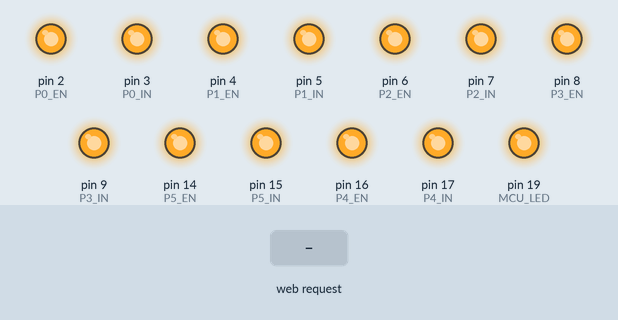
The sketch below on a simulated Arduino Uno, built with avr-gcc and run on an emulated ATmega328P. Parts: output pins drawn as LEDs (lit = HIGH). The test bench sets the inputs (shaded band). WiFi joins after 1.5 s; servers stay silent unless stated; pins used as bus, display or sensor lines are not drawn.

Above: at 1.2 s.
1.3 s: HTTP request GET /?b00 received
At 1.7 s:
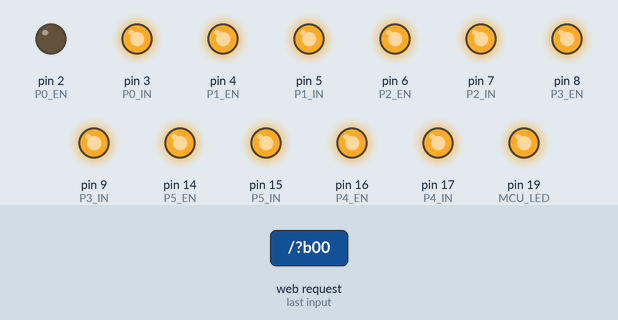
2.8 s: HTTP request GET /?b01 received
At 4.0 s:
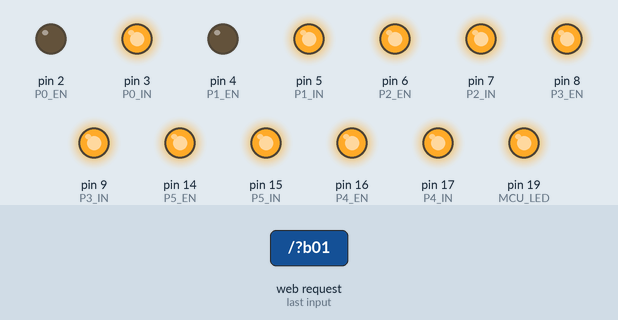
4.3 s: HTTP request GET /?d00 received
At 5.1 s:
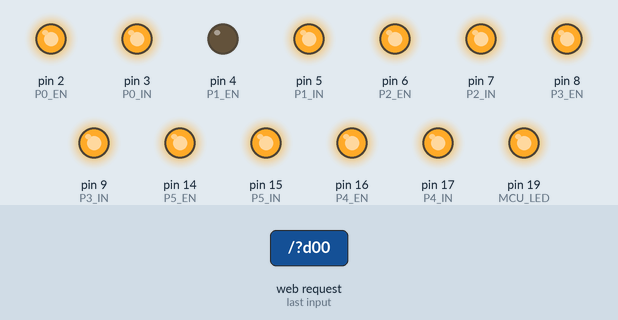
5.8 s: HTTP request GET /?b10 received
At 6.3 s:
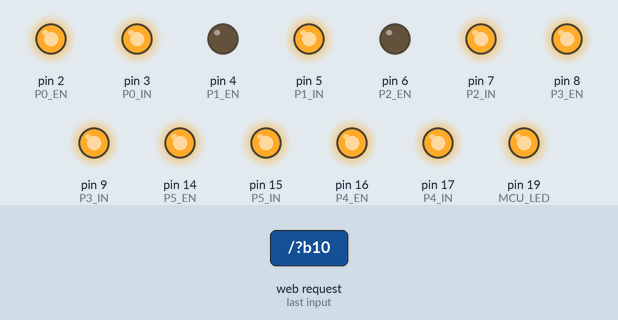
7.3 s: HTTP request GET /?d01 received
At 8.5 s:
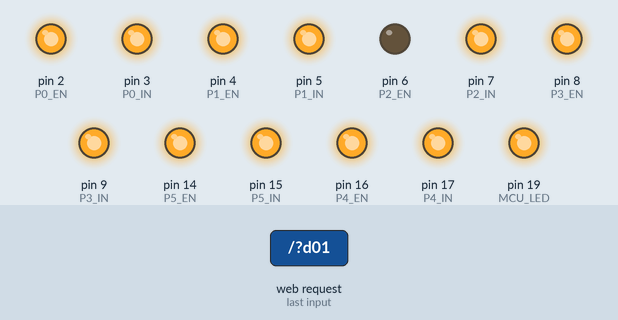
8.8 s: HTTP request GET /?b11 received
At 9.7 s:
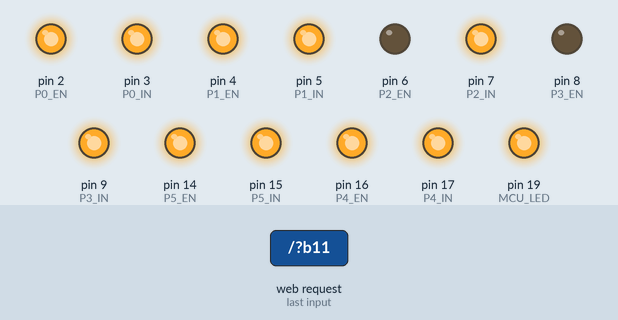
Timing chart, 0 to 11.3 s (numbered marks = the images above; inputs shaded):
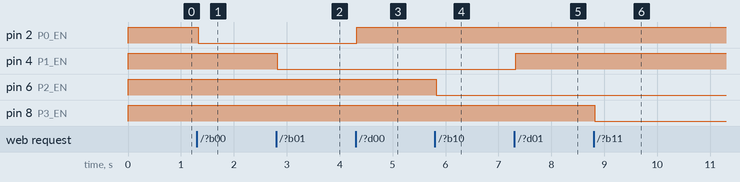

The sketch:

spi_mux_demo_board_arduino.ino
```cpp
#include <SPI.h>
#include <Ethernet.h>
#include <avr/wdt.h>

#define P0_EN   2
#define P0_IN   3
#define P1_EN   4
#define P1_IN   5
#define P2_EN   6
#define P2_IN   7
#define P3_EN   8
#define P3_IN   9
#define P4_EN   16
#define P4_IN   17
#define P5_EN   14
#define P5_IN   15
#define FLA_RST 18
#define MCU_LED 19

#define MUX_DISC  0
#define MUX_BOARD 1
#define MUX_PROG  2

#define CHIP_MODEL_0 "MT25QL512"
#define CHIP_MODEL_1 "MX25L512"
#define CHIP_MODEL_2 "MX66L1G"

byte mac[] = {
  0xDE, 0xAD, 0xBE, 0xEF, 0xFE, 0xED
};
IPAddress ip(172, 16, 4, 6);
String readString;
int muxStatus[3][2] = {{MUX_DISC, MUX_DISC}, {MUX_DISC, MUX_DISC}, {MUX_DISC, MUX_DISC}};
EthernetServer server(80);

// void setMux()
// {
//     for (int i = 0; i < 3; i++)
//     {

//         for (int j = 0; j < 2; j++)
//         {
//         }
//     }
// }

void setup() {
  wdt_enable(WDTO_8S);

  pinMode(P0_EN, OUTPUT);
  pinMode(P0_IN, OUTPUT);
  pinMode(P1_EN, OUTPUT);
  pinMode(P1_IN, OUTPUT);
  pinMode(P2_EN, OUTPUT);
  pinMode(P2_IN, OUTPUT);
  pinMode(P3_EN, OUTPUT);
  pinMode(P3_IN, OUTPUT);
  pinMode(P4_EN, OUTPUT);
  pinMode(P4_IN, OUTPUT);
  pinMode(P5_EN, OUTPUT);
  pinMode(P5_IN, OUTPUT);
  pinMode(FLA_RST, OUTPUT);
  pinMode(MCU_LED, OUTPUT);

  digitalWrite(P0_EN, HIGH);
  digitalWrite(P0_IN, HIGH);
  digitalWrite(P1_EN, HIGH);
  digitalWrite(P1_IN, HIGH);
  digitalWrite(P2_EN, HIGH);
  digitalWrite(P2_IN, HIGH);
  digitalWrite(P3_EN, HIGH);
  digitalWrite(P3_IN, HIGH);
  digitalWrite(P4_EN, HIGH);
  digitalWrite(P4_IN, HIGH);
  digitalWrite(P5_EN, HIGH);
  digitalWrite(P5_IN, HIGH);
  digitalWrite(FLA_RST, HIGH);
  digitalWrite(MCU_LED, HIGH);

  Ethernet.begin(mac, ip);
  if (Ethernet.hardwareStatus() == EthernetNoHardware) {
    while (true) {
      delay(1);
    }
  }
  if (Ethernet.linkStatus() == LinkOFF) {
  }
  server.begin();
}

void loop() {
  EthernetClient client = server.available();
  if (client) {

    boolean currentLineIsBlank = true;
    while (client.connected()) {
      if (client.available()) {

          char c = client.read();
          if (readString.length() < 100){
              readString = readString + c;// Store characters to string
          }
          if (c == '\n' && currentLineIsBlank) {

          client.println("HTTP/1.1 200 OK");
          client.println("Content-Type: text/html");
          client.println("Connection: close");
          client.println("Refresh: 2");
          client.println();
          client.println("<!DOCTYPE HTML>");
          client.println("<html>");
          client.println("<head>");
          client.println("<meta charset='utf-8'>");
          client.println("<title>Demo</title>");
          client.println("</head>");
          client.println("<body>");
          client.println("<h3>SPI Multiplexer Board</h3>");
          client.println("<p>A Quad SPI NOR Flash Switcher</p>");
          client.println("<p>Supports up to Six QSPI Flashes</p><br>");
          client.println("<table border='5'>");
          client.println("<caption>Flash Array</caption>");
          for (int i = 0; i < 3; i++){
            client.println("<tr>");
            for (int j = 0; j < 2; j++){
              client.println("<td>");
              // <p>MT25QL512 #A</p>
              client.print("<p>");
              switch(i) {
                case 0:
                  client.print(CHIP_MODEL_0);
                  client.print(" #");
                  break;
                case 1:
                  client.print(CHIP_MODEL_1);
                  client.print(" #");
                  break;
                case 2:
                  client.print(CHIP_MODEL_2);
                  client.print(" #");
                  break;
              }
              switch(j) {
                case 0:
                  client.println("A</p>");
                  break;
                case 1:
                  client.println("B</p>");
                  break;
              }
              // <p>Status:  <font color="Grey">Disconnect</font></p>
              client.print("<p>Status:  <font color=");
              switch(muxStatus[i][j]) {
                case MUX_DISC:
                  client.println("'Grey'>Disconnect</font></p>");
                  break;
                case MUX_BOARD:
                  client.println("'Green'>Board</font></p>");
                  break;
                case MUX_PROG:
                  client.println("'Red'>Prog</font></p>");
                  break;
              }
              client.print("<input type=button value='Disc.' onmousedown=location.href='/?d");
              client.print(i);
              client.print(j);
              client.println("'>");
              client.print("<input type=button value='Board' onmousedown=location.href='/?b");
              client.print(i);
              client.print(j);
              client.println("'>");
              client.print("<input type=button value='Prog' onmousedown=location.href='/?p");
              client.print(i);
              client.print(j);
              client.println("'>");
              client.println("</td>");
            }
            client.println("</tr>");
          }
          client.println("</table>");
          client.println("<p></p>");
          client.println("<input type=button value='Disconnect All' onmousedown=location.href='/?da'>");
          client.println("<input type=button value='Hard Reset All' onmousedown=location.href='/?ra'>");
          client.println("<input type=button value='Toggle LED' onmousedown=location.href='/?tl'>");
          client.println("<br><br><p>©2022 Made by Lv, Yuedong in Nanjing.</p>");
          client.println("</body>");


          client.println("</html>");
          break;
        }
        if (c == '\n') {
          // you're starting a new line
          currentLineIsBlank = true;
        } else if (c != '\r') {
          // you've gotten a character on the current line
          currentLineIsBlank = false;
        }
      }
    }
    delay(1);
    client.stop();

    if(readString.indexOf("/?d00") > 0){
      digitalWrite(P0_EN, HIGH);
      digitalWrite(P0_IN, HIGH);
      muxStatus[0][0] = MUX_DISC;
    }
    if(readString.indexOf("/?d01") > 0){
      digitalWrite(P1_EN, HIGH);
      digitalWrite(P1_IN, HIGH);
      muxStatus[0][1] = MUX_DISC;
    }
    if(readString.indexOf("/?d10") > 0){
      digitalWrite(P2_EN, HIGH);
      digitalWrite(P2_IN, HIGH);
      muxStatus[1][0] = MUX_DISC;
    }
    if(readString.indexOf("/?d11") > 0){
      digitalWrite(P3_EN, HIGH);
      digitalWrite(P3_IN, HIGH);
      muxStatus[1][1] = MUX_DISC;
    }
    if(readString.indexOf("/?d20") > 0){
      digitalWrite(P4_EN, HIGH);
      digitalWrite(P4_IN, HIGH);
      muxStatus[2][0] = MUX_DISC;
    }
    if(readString.indexOf("/?d21") > 0){
      digitalWrite(P5_EN, HIGH);
      digitalWrite(P5_IN, HIGH);
      muxStatus[2][1] = MUX_DISC;
    }

    if(readString.indexOf("/?b00") > 0){
      digitalWrite(P0_EN, LOW);
      digitalWrite(P0_IN, HIGH);
      muxStatus[0][0] = MUX_BOARD;
    }
    if(readString.indexOf("/?b01") > 0){
      digitalWrite(P1_EN, LOW);
      digitalWrite(P1_IN, HIGH);
      muxStatus[0][1] = MUX_BOARD;
    }
    if(readString.indexOf("/?b10") > 0){
      digitalWrite(P2_EN, LOW);
      digitalWrite(P2_IN, HIGH);
      muxStatus[1][0] = MUX_BOARD;
    }
    if(readString.indexOf("/?b11") > 0){
      digitalWrite(P3_EN, LOW);
      digitalWrite(P3_IN, HIGH);
      muxStatus[1][1] = MUX_BOARD;
    }
    if(readString.indexOf("/?b20") > 0){
      digitalWrite(P4_EN, LOW);
      digitalWrite(P4_IN, HIGH);
      muxStatus[2][0] = MUX_BOARD;
    }
    if(readString.indexOf("/?b21") > 0){
      digitalWrite(P5_EN, LOW);
      digitalWrite(P5_IN, HIGH);
      muxStatus[2][1] = MUX_BOARD;
    }

    if(readString.indexOf("/?p00") > 0){
      digitalWrite(P0_EN, LOW);
      digitalWrite(P0_IN, LOW);
      muxStatus[0][0] = MUX_PROG;
    }
    if(readString.indexOf("/?p01") > 0){
      digitalWrite(P1_EN, LOW);
      digitalWrite(P1_IN, LOW);
      muxStatus[0][1] = MUX_PROG;
    }
    if(readString.indexOf("/?p10") > 0){
      digitalWrite(P2_EN, LOW);
      digitalWrite(P2_IN, LOW);
      muxStatus[1][0] = MUX_PROG;
    }
    if(readString.indexOf("/?p11") > 0){
      digitalWrite(P3_EN, LOW);
      digitalWrite(P3_IN, LOW);
      muxStatus[1][1] = MUX_PROG;
    }
    if(readString.indexOf("/?p20") > 0){
      digitalWrite(P4_EN, LOW);
      digitalWrite(P4_IN, LOW);
      muxStatus[2][0] = MUX_PROG;
    }
    if(readString.indexOf("/?p21") > 0){
      digitalWrite(P5_EN, LOW);
      digitalWrite(P5_IN, LOW);
      muxStatus[2][1] = MUX_PROG;
    }

    if(readString.indexOf("/?da") > 0){
      digitalWrite(P0_EN, HIGH);
      digitalWrite(P0_IN, HIGH);
      digitalWrite(P1_EN, HIGH);
      digitalWrite(P1_IN, HIGH);
      digitalWrite(P2_EN, HIGH);
      digitalWrite(P2_IN, HIGH);
      digitalWrite(P3_EN, HIGH);
      digitalWrite(P3_IN, HIGH);
      digitalWrite(P4_EN, HIGH);
      digitalWrite(P4_IN, HIGH);
      digitalWrite(P5_EN, HIGH);
      digitalWrite(P5_IN, HIGH);
      for (int i = 0; i < 3; i++)
      {
          for (int j = 0; j < 2; j++){
              muxStatus[i][j] = 0;
          }
      }
    }

    if(readString.indexOf("/?ra") > 0){
      digitalWrite(FLA_RST, LOW);
      delay(1000);
      digitalWrite(FLA_RST, HIGH);
    }

    if(readString.indexOf("/?tl") > 0){
      if(digitalRead(MCU_LED)) {
        digitalWrite(MCU_LED, LOW);
      }
      else {
        digitalWrite(MCU_LED, HIGH);
      }
    }

    readString = "";
  }
  wdt_reset();
}
```

Measured:
- after the input at 1.3 s, pin 2 (P0_EN): HIGH → LOW at once
- after the input at 2.8 s, pin 4 (P1_EN): HIGH → LOW at once
- after the input at 4.3 s, pin 2 (P0_EN): LOW → HIGH at once
- after the input at 5.8 s, pin 6 (P2_EN): HIGH → LOW at once
- after the input at 7.3 s, pin 4 (P1_EN): LOW → HIGH at once
- after the input at 8.8 s, pin 8 (P3_EN): HIGH → LOW at once
